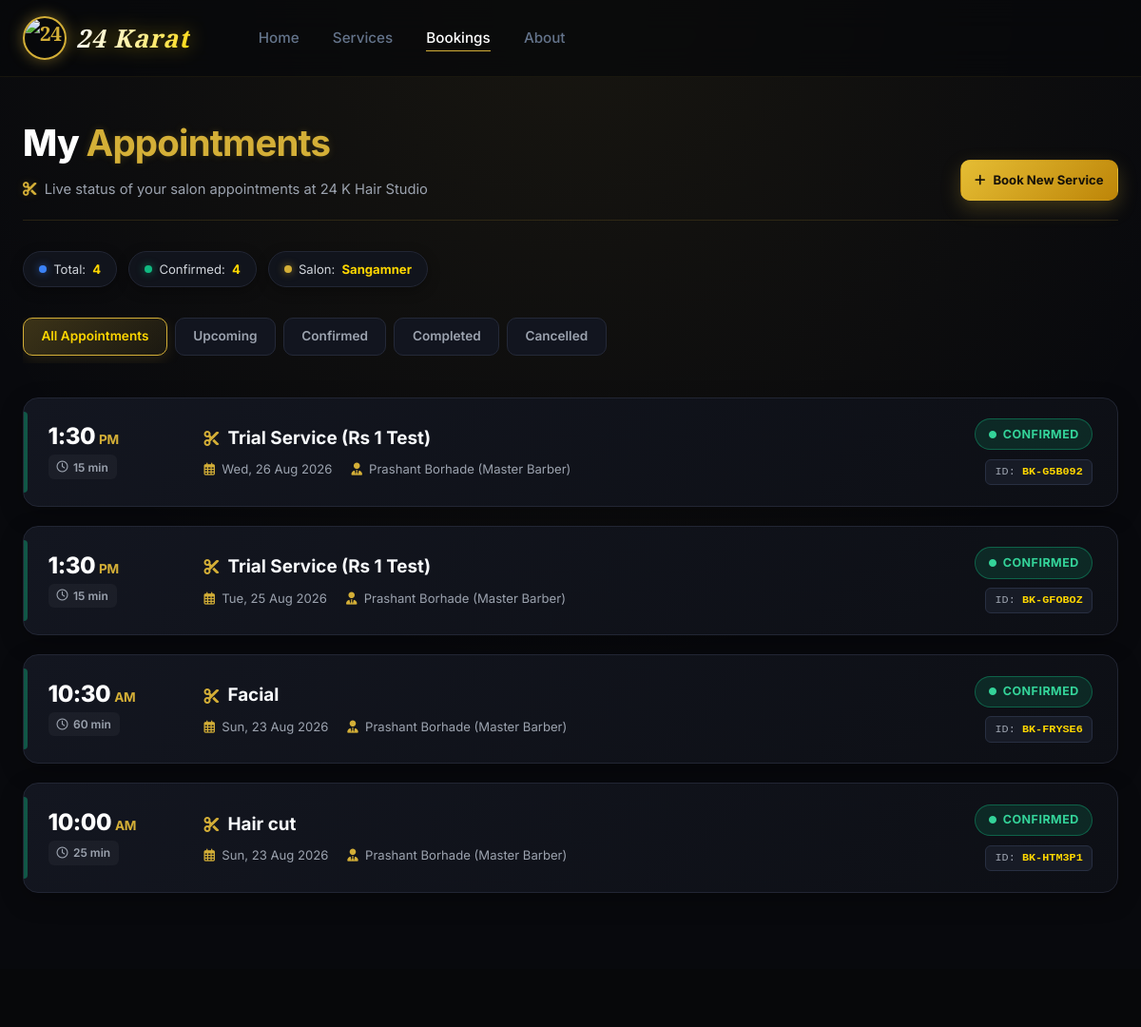
Before: /bookings/ (signed in, upper part) with the older database file.
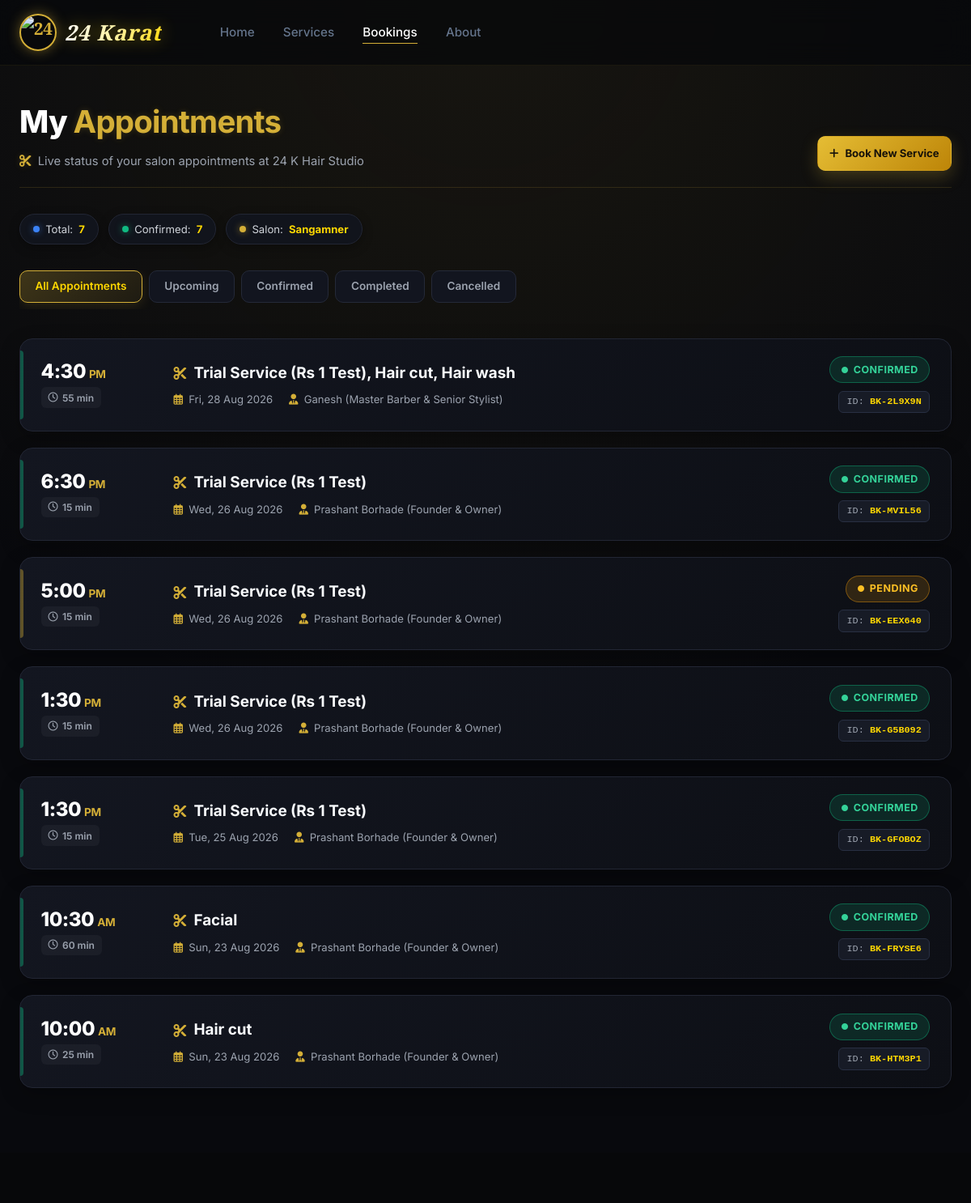
After: the same page with the newer database file.
### booking/models.py (models this page shows, shortened)
class Booking(models.Model):
    STATUS_PENDING = 'PENDING'
    STATUS_CONFIRMED = 'CONFIRMED'
    STATUS_COMPLETED = 'COMPLETED'
    STATUS_CANCELLED = 'CANCELLED'
    STATUS_CHOICES = [
        (STATUS_PENDING, 'Pending'),
        (STATUS_CONFIRMED, 'Confirmed'),
        (STATUS_COMPLETED, 'Completed'),
        (STATUS_CANCELLED, 'Cancelled'),
    ]
    booking_id = models.CharField(max_length=20, unique=True, editable=False)
    user = models.ForeignKey(User, on_delete=models.SET_NULL, null=True, blank=True, related_name='bookings')
    service = models.ForeignKey(Service, on_delete=models.PROTECT, related_name='bookings', help_text="Primary service")
    services = models.ManyToManyField(Service, blank=True, related_name='multi_bookings', help_text="All selected services")
    barber = models.ForeignKey(Barber, on_delete=models.SET_NULL, null=True, blank=True, related_name='bookings')
    booking_date = models.DateField()
    booking_time = models.TimeField()
    customer_name = models.CharField(max_length=100)
    customer_phone = models.CharField(max_length=20)
    customer_email = models.EmailField()
    special_request = models.TextField(blank=True)
    amount = models.DecimalField(max_digits=8, decimal_places=2)
    status = models.CharField(max_length=20, choices=STATUS_CHOICES, default=STATUS_PENDING)
    created_at = models.DateTimeField(auto_now_add=True)
    updated_at = models.DateTimeField(auto_now=True)
    class Meta:
        ordering = ['-created_at']
        indexes = [
            models.Index(fields=['booking_date', 'booking_time']),
            models.Index(fields=['user', 'status']),
            models.Index(fields=['booking_id']),
        ]
    @property
    def service_names_display(self):
        if self.pk:
            all_s = list(self.services.all())
            if all_s:
                return ", ".join(s.name for s in all_s)
        return self.service.name if self.service else "Custom Service"
    @property
    def total_duration_minutes(self):
        if self.pk:
            total = sum(s.duration for s in self.services.all())
            if total > 0:
                return total
        return self.service.duration if self.service else 30

class Service(models.Model):
    CATEGORY_CHOICES = [
        ('MALE', 'Male Services'),
        ('FEMALE', 'Female Services'),
    ]
    name = models.CharField(max_length=100)
    category = models.CharField(max_length=20, choices=CATEGORY_CHOICES, default='MALE')
    description = models.TextField()
    price = models.DecimalField(max_digits=8, decimal_places=2)
    duration = models.PositiveIntegerField(help_text="Duration in minutes")
    image = models.ImageField(upload_to='services/', null=True, blank=True)
    icon = models.CharField(
        max_length=50,
        default='scissors',
        help_text="Font Awesome icon name (e.g. scissors, star, spa)"
    )
    is_active = models.BooleanField(default=True)
    sort_order = models.PositiveIntegerField(default=0)
    created_at = models.DateTimeField(auto_now_add=True)
    class Meta:
        ordering = ['sort_order', 'price']
        verbose_name = 'Service'
        verbose_name_plural = 'Services'

class Barber(models.Model):
    name = models.CharField(max_length=100)
    title = models.CharField(max_length=100, default='Master Barber')
    bio = models.TextField(blank=True, default='Expert in precision cuts, fades, and traditional hot towel grooming.')
    photo = models.ImageField(upload_to='barbers/', null=True, blank=True)
    avatar_icon = models.CharField(
        max_length=50,
        default='user-tie',
        help_text="Font Awesome icon name (e.g. user-tie, user-ninja, user-doctor, crown)"
    )
    specialties = models.CharField(max_length=200, default='Skin Fade, Beard Styling, Hair Design')
    rating = models.DecimalField(max_digits=3, decimal_places=1, default=4.9)
    experience_years = models.PositiveIntegerField(default=5)
    is_active = models.BooleanField(default=True)
    user = models.OneToOneField(
        User, on_delete=models.SET_NULL, null=True, blank=True,
        related_name='barber_profile',
        help_text="Optional shop account that signs this barber into their personal dashboard."
    )
    created_at = models.DateTimeField(auto_now_add=True)
    class Meta:
        ordering = ['name']
        verbose_name = 'Barber'
        verbose_name_plural = 'Barbers'

### booking/views.py (the view, shortened to what this page needs)
# urls.py: path('bookings/', views.booking_list, name='booking_list'),
def booking_list(request):
    status_filter = request.GET.get('status', 'ALL')
    today = timezone.localdate()
    if request.user.is_authenticated:
        qs = Booking.objects.filter(user=request.user).select_related('service', 'barber', 'payment')
    else:
        session_ids = _session_booking_ids(request)
        qs = Booking.objects.filter(booking_id__in=session_ids).select_related('service', 'barber', 'payment')
    if status_filter == 'UPCOMING':
        qs = qs.filter(
            booking_date__gte=today,
            status__in=[Booking.STATUS_PENDING, Booking.STATUS_CONFIRMED]
        )
    elif status_filter == 'COMPLETED':
        qs = qs.filter(status=Booking.STATUS_COMPLETED)
    elif status_filter == 'CANCELLED':
        qs = qs.filter(status=Booking.STATUS_CANCELLED)
    elif status_filter == 'CONFIRMED':
        qs = qs.filter(status=Booking.STATUS_CONFIRMED)
    next_booking = None
    if status_filter == 'ALL':
        if request.user.is_authenticated:
            next_qs = Booking.objects.filter(
                user=request.user,
                booking_date__gte=today,
                status__in=[Booking.STATUS_CONFIRMED, Booking.STATUS_PENDING]
            )
        next_booking = next_qs.select_related('service', 'barber').order_by('booking_date', 'booking_time').first()
    context = {
        'bookings': qs,
        'status_filter': status_filter,
        'next_booking': next_booking,
        'today': today,
    }
    return render(request, 'bookings/list.html', context)

### templates/bookings/list.html (shortened to what this page needs)
{% extends 'base.html' %}
{% load static %}
{% block content %}
<section class="stack-bookings-bg">
  <div class="container">
    <div class="stack-header" data-animate="fade-up">
      <div>
        <h1 class="stack-title">My <span class="text-gold">Appointments</span></h1>
        <p class="stack-sub">
          <i class="fa-solid fa-scissors text-gold"></i> Live status of your salon appointments at 24 K Hair Studio
        </p>
      </div>
      <div>
        <a href="{% url 'home' %}#services" class="dashboard-header-button dashboard-header-button--primary">
          <i class="fa-solid fa-plus"></i> Book New Service
        </a>
      </div>
    </div>
    <div class="stack-chips" data-animate="fade-up" data-delay="50">
      <div class="stack-chip"><span class="chip-dot dot-total"></span> Total: <strong>{{ bookings|length }}</strong></div>
      <div class="stack-chip"><span class="chip-dot dot-confirmed"></span> Confirmed: <strong>{{ confirmed_count|default:bookings|length }}</strong></div>
      <div class="stack-chip"><span class="chip-dot dot-completed"></span> Salon: <strong>Sangamner</strong></div>
    </div>
    <div class="stack-filter-tabs" data-animate="fade-up" data-delay="75">
      <a href="?status=ALL" class="stack-tab {% if status_filter == 'ALL' or not status_filter %}active{% endif %}">All Appointments</a>
      <a href="?status=UPCOMING" class="stack-tab {% if status_filter == 'UPCOMING' %}active{% endif %}">Upcoming</a>
      <a href="?status=CONFIRMED" class="stack-tab {% if status_filter == 'CONFIRMED' %}active{% endif %}">Confirmed</a>
      <a href="?status=COMPLETED" class="stack-tab {% if status_filter == 'COMPLETED' %}active{% endif %}">Completed</a>
      <a href="?status=CANCELLED" class="stack-tab {% if status_filter == 'CANCELLED' %}active{% endif %}">Cancelled</a>
    </div>
    {% if bookings %}
    <div class="stack-timeline" data-animate="fade-up" data-delay="100">
      {% for booking in bookings %}
      <div class="stack-card status-{{ booking.status|lower }}-card">
        <div class="stack-time-block">
          <div class="stack-time-val">
            {{ booking.booking_time|time:"g:i" }}<span class="stack-time-ampm">{{ booking.booking_time|time:"A" }}</span>
          </div>
          <span class="stack-duration-badge">
            <i class="fa-regular fa-clock"></i> {{ booking.total_duration_minutes }} min
          </span>
        </div>
        <div class="stack-details-block">
          <h3>
            <i class="fa-solid fa-scissors"></i> {{ booking.service_names_display }}
          </h3>
          <div class="stack-meta-items">
            <div class="stack-meta-item">
              <i class="fa-regular fa-calendar-days"></i>
              <span>{{ booking.booking_date|date:"D, d M Y" }}</span>
            </div>
            {% if booking.barber %}
            <div class="stack-meta-item">
              <i class="fa-solid fa-user-tie"></i>
              <span>{{ booking.barber.name }} ({{ booking.barber.title }})</span>
            </div>
            {% endif %}
          </div>
        </div>
        <div class="stack-right-block">
          <span class="stack-status-badge status-badge-{{ booking.status|lower }}">
            <i class="fa-solid fa-circle" style="font-size:0.5rem;"></i> {{ booking.get_status_display|default:booking.status }}
          </span>
          <span class="stack-id-badge">
            ID: <strong>{{ booking.booking_id }}</strong>
          </span>
        </div>
      </div>
      {% endfor %}
    </div>
    {% endif %}
  </div>
</section>
{% endblock %}

Changed rows visible on the page:
added Booking: booking_time "4:30", booking_time "PM", total_duration_minutes "55", service_names_display "Trial Service (Rs 1 Test), Hair cut, Hair wash", booking_date "Fri, 28 Aug 2026", barber.name "Ganesh", barber "Master Barber & Senior Stylist", status "CONFIRMED", booking_id "BK-2L9X9N"
added Booking: booking_time "6:30", booking_time "PM", total_duration_minutes "15", service_names_display "Trial Service (Rs 1 Test)", booking_date "Wed, 26 Aug 2026", barber.name "Prashant Borhade", barber "Founder & Owner", status "CONFIRMED", booking_id "BK-MVIL56"
added Booking: booking_time "5:00", booking_time "PM", total_duration_minutes "15", service_names_display "Trial Service (Rs 1 Test)", booking_date "Wed, 26 Aug 2026", barber.name "Prashant Borhade", barber "Founder & Owner", status "PENDING", booking_id "BK-EEX640"
changed through a linked row, Booking "BK-G5B092": barber "Master Barber" → "Founder & Owner"
changed through a linked row, Booking "Tue, 25 Aug 2026": barber "Master Barber" → "Founder & Owner"
changed through a linked row, Booking "BK-FRYSE6": barber "Master Barber" → "Founder & Owner"
changed through a linked row, Booking "BK-HTM3P1": barber "Master Barber" → "Founder & Owner"
Other visible differences:
{{ bookings|length }}: "4" → "7"
{{ confirmed_count|default:bookings|length }}: "4" → "7"
